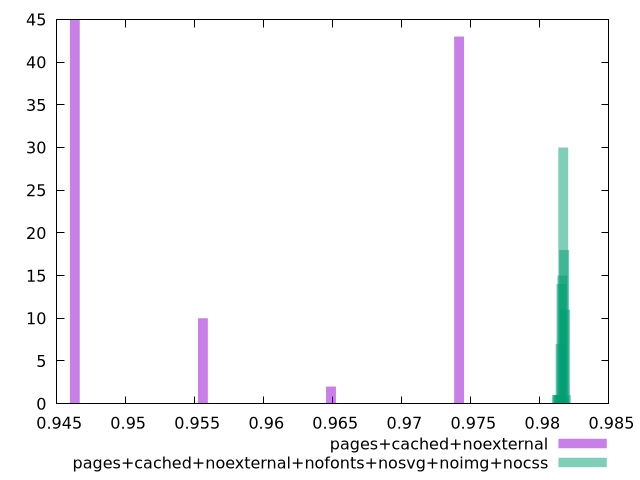

This figure's gnuplot source:
$_pagesCachedNoexternal <<EOF
0.9741512139705413 43
0.9463183221428115 45
0.9555959527520548 10
0.964873583361298 2
EOF
$_pagesCachedNoexternalNofontsNosvgNoimgNocss <<EOF
0.981759812176286 18
0.9816947691252608 30
0.9814996399721848 7
0.9815646830232101 14
0.9816297260742355 15
0.9813695538701341 1
0.9812394677680835 1
0.9818248552273114 11
0.9814345969211594 1
0.9818898982783367 1
0.9813045108191089 1
EOF
set key outside below
set terminal pngcairo
set output "report_00004_2020-11-02T20-21-41.718Z/first-contentful-paint/first-contentful-paint_pages+cached+noexternal_pages+cached+noexternal+nofonts+nosvg+noimg+nocss+hist.png"
set boxwidth 0.0007114315227105039
set style fill transparent solid 0.5 noborder
set yrange [0:45]
plot $_pagesCachedNoexternal title "pages+cached+noexternal" with boxes ,$_pagesCachedNoexternalNofontsNosvgNoimgNocss title "pages+cached+noexternal+nofonts+nosvg+noimg+nocss" with boxes ,
